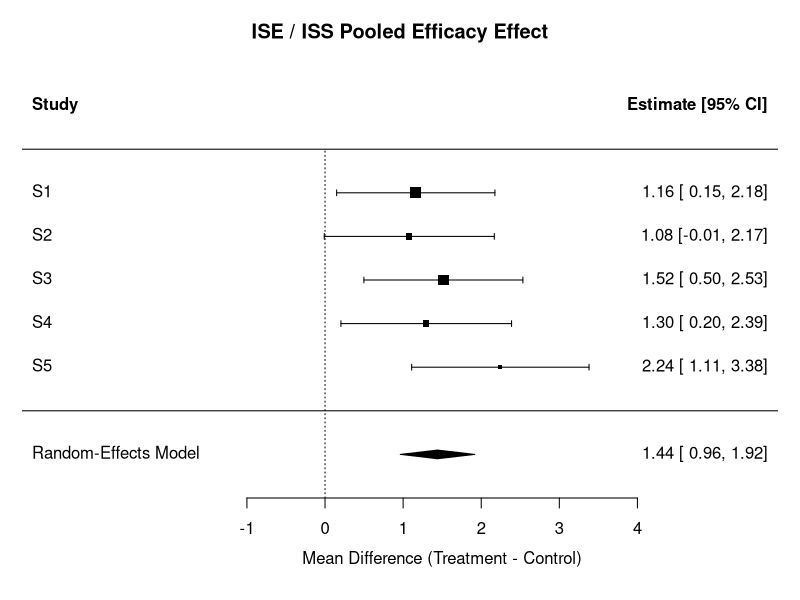
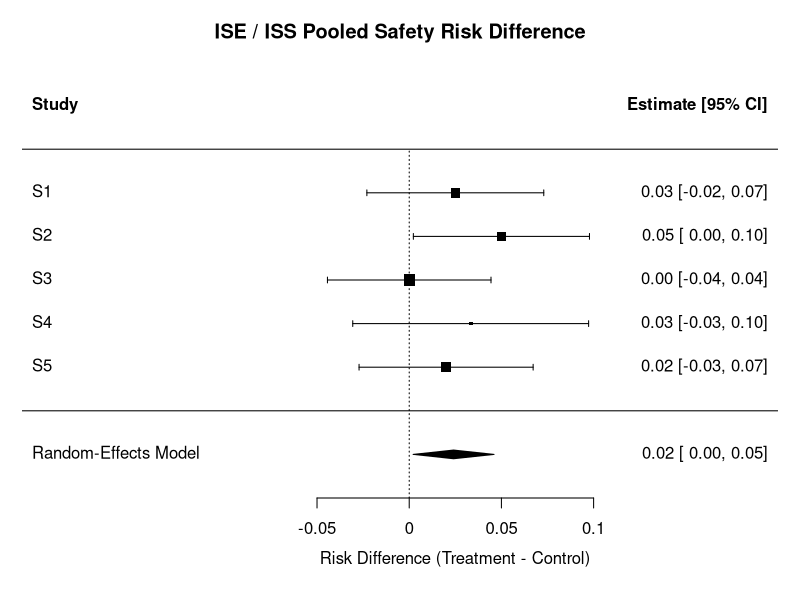
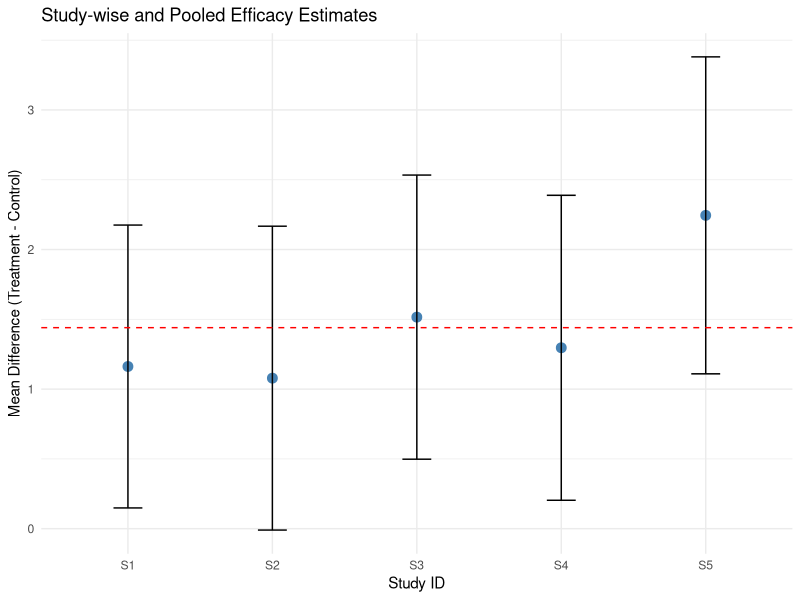

R code for these plots, in order:
## ---- chunk 1
knitr::opts_chunk$set(echo = TRUE)
## ---- chunk 2
# ====================================================
# R CODE: Simulate ISE / ISS data + Meta-Analysis demo
# ====================================================

# Load required packages
library(dplyr)
library(tidyr)
library(metafor)
library(ggplot2)
library(purrr)

set.seed(12345)

# --------------------------
# Step 1. Define study design
# --------------------------
studies <- data.frame(
  study_id = paste0("S", 1:5),
  n_per_arm = c(120, 80, 150, 60, 100),
  treat_effect = c(2.0, 1.5, 2.5, 0.8, 1.8),
  sd = c(4.0, 3.5, 4.5, 3.0, 4.0),
  p_safety_ctrl = c(0.03, 0.04, 0.02, 0.05, 0.025),
  rd_safety = c(0.01, 0.02, 0.015, 0.0, 0.005)
)

# Function to simulate one study (efficacy + safety)
simulate_study <- function(study_id, n_per_arm, treat_effect, sd, p_safety_ctrl, rd_safety) {
  arms <- c("Control", "Treatment")
  df_list <- list()
  for (arm in arms) {
    arm_mult <- ifelse(arm == "Treatment", 1, 0)
    n <- n_per_arm
    eff <- rnorm(n, mean = treat_effect * arm_mult, sd = sd)
    p_safety <- p_safety_ctrl + ifelse(arm == "Treatment", rd_safety, 0)
    safety_event <- rbinom(n, size = 1, prob = p_safety)
    df_list[[arm]] <- data.frame(
      study_id = study_id,
      arm = arm,
      efficacy = eff,
      safety_event = safety_event
    )
  }
  do.call(rbind, df_list)
}

# Simulate all studies
patient_df <- purrr::pmap_dfr(studies, simulate_study)
head( patient_df)
# Write patient-level data
 

# --------------------------
# Step 2. Study-level summary
# --------------------------
study_summary <- patient_df %>%
  group_by(study_id, arm) %>%
  summarise(
    n = n(),
    mean_eff = mean(efficacy),
    sd_eff = sd(efficacy),
    safety_events = sum(safety_event),
    .groups = "drop"
  )

study_summary

# --------------------------
# Step 3. Compute effect estimates
# --------------------------
study_est <- study_summary %>%
  pivot_wider(
    names_from = arm,
    values_from = c(n, mean_eff, sd_eff, safety_events)
  ) %>%
  mutate(
    yi = mean_eff_Treatment - mean_eff_Control,
    vi = (sd_eff_Treatment^2 / n_Treatment) + (sd_eff_Control^2 / n_Control),
    pT = safety_events_Treatment / n_Treatment,
    pC = safety_events_Control / n_Control,
    rd = pT - pC,
    v_rd = (pT*(1 - pT) / n_Treatment) + (pC*(1 - pC) / n_Control)
  )

study_est

# --------------------------
# Step 4. Meta-analysis (Efficacy)
# --------------------------
res_eff <- rma(yi = yi, vi = vi, data = study_est, method = "REML")
print(res_eff)

# Forest plot for efficacy
forest(res_eff,
       slab = study_est$study_id,
       xlab = "Mean Difference (Treatment - Control)",
       main = "ISE / ISS Pooled Efficacy Effect")

# --------------------------
# Step 5. Meta-analysis (Safety Risk Difference)
# --------------------------
res_rd <- rma(yi = rd, vi = v_rd, data = study_est, method = "REML")
print(res_rd)

# Forest plot for safety
forest(res_rd,
       slab = study_est$study_id,
       xlab = "Risk Difference (Treatment - Control)",
       main = "ISE / ISS Pooled Safety Risk Difference")

# --------------------------
# Step 6. Optional: Simple ggplot summary
# --------------------------
ggplot(study_est, aes(x = study_id, y = yi)) +
  geom_point(size = 3, color = "steelblue") +
  geom_errorbar(aes(ymin = yi - 1.96*sqrt(vi), ymax = yi + 1.96*sqrt(vi)), width = 0.2) +
  geom_hline(yintercept = res_eff$b[1], color = "red", linetype = "dashed") +
  labs(title = "Study-wise and Pooled Efficacy Estimates",
       y = "Mean Difference (Treatment - Control)",
       x = "Study ID") +
  theme_minimal()
